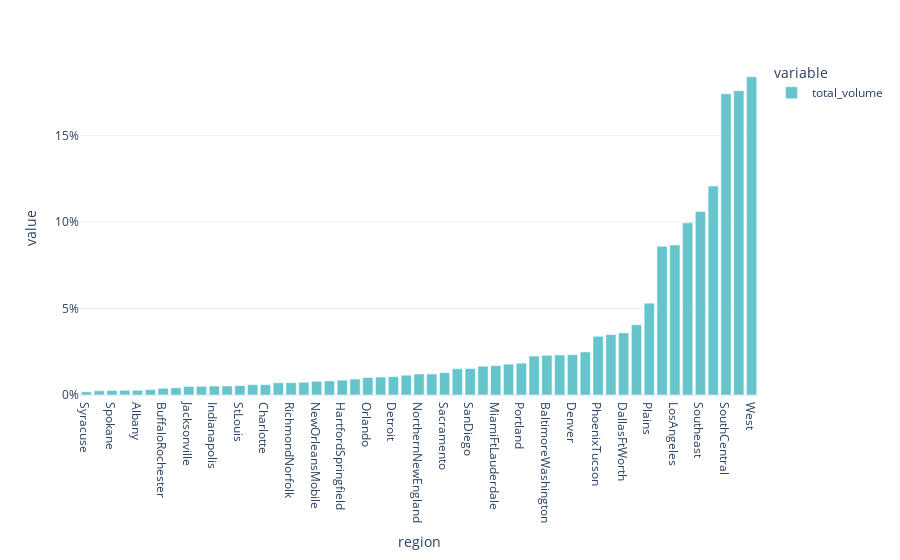

Notebook code cell kept with this figure:
### Code cell
mask = (df.type == 'conventional') & (df.region != 'TotalUS')
mask_total = (df.type == 'conventional') & (df.region == 'TotalUS')

fig = px.bar(
    df.loc[mask].groupby('region')[['total_volume']].mean().sort_values('total_volume')/df.loc[mask_total,'total_volume'].mean(),
    color_discrete_sequence=px.colors.qualitative.Pastel
    )

fig.layout.yaxis.tickformat = '.0%'
fig.show()

### Figure 1 — Plotly figure (JSON) as saved in the notebook; plotly's stock layout.template omitted (floating-point values rounded to 4 significant figures)
{"data": [{"alignmentgroup": "True", "hovertemplate": "variable=total_volume<br>region=%{x}<br>value=%{y}<extra></extra>", "legendgroup": "total_volume", "marker": {"color": "rgb(102, 197, 204)", "pattern": {"shape": ""}}, "name": "total_volume", "offsetgroup": "total_volume", "orientation": "v", "showlegend": true, "textposition": "auto", "type": "bar", "x": ["Syracuse", "Boise", "Spokane", "Louisville", "Albany", "Pittsburgh", "BuffaloRochester", "Roanoke", "Jacksonville", "Columbus", "Indianapolis", "GrandRapids", "StLouis", "Nashville", "Charlotte", "HarrisburgScranton", "RichmondNorfolk", "CincinnatiDayton", "NewOrleansMobile", "RaleighGreensboro", "HartfordSpringfield", "LasVegas", "Orlando", "SouthCarolina", "Detroit", "Tampa", "NorthernNewEngland", "Philadelphia", "Sacramento", "Atlanta", "SanDiego", "Boston", "MiamiFtLauderdale", "Seattle", "Portland", "Chicago", "BaltimoreWashington", "SanFrancisco", "Denver", "WestTexNewMexico", "PhoenixTucson", "Houston", "DallasFtWorth", "NewYork", "Plains", "Midsouth", "LosAngeles", "GreatLakes", "Southeast", "Northeast", "SouthCentral", "California", "West"], "xaxis": "x", "y": [0.00184, 0.002456, 0.002627, 0.002737, 0.002754, 0.003128, 0.003866, 0.004149, 0.004958, 0.005018, 0.005166, 0.005199, 0.005436, 0.006006, 0.006027, 0.00707, 0.007136, 0.007347, 0.007905, 0.008177, 0.008605, 0.009255, 0.01013, 0.01039, 0.01066, 0.01145, 0.01216, 0.01219, 0.01295, 0.0152, 0.01533, 0.01665, 0.01702, 0.01786, 0.01842, 0.02252, 0.02293, 0.02316, 0.0233, 0.0249, 0.03396, 0.03494, 0.03594, 0.04065, 0.05313, 0.08601, 0.08674, 0.09955, 0.1062, 0.1209, 0.1742, 0.176, 0.1841], "yaxis": "y"}], "layout": {"barmode": "relative", "legend": {"title": {"text": "variable"}, "tracegroupgap": 0}, "margin": {"t": 60}, "xaxis": {"anchor": "y", "domain": [0, 1], "title": {"text": "region"}}, "yaxis": {"anchor": "x", "domain": [0, 1], "tickformat": ".0%", "title": {"text": "value"}}}}
